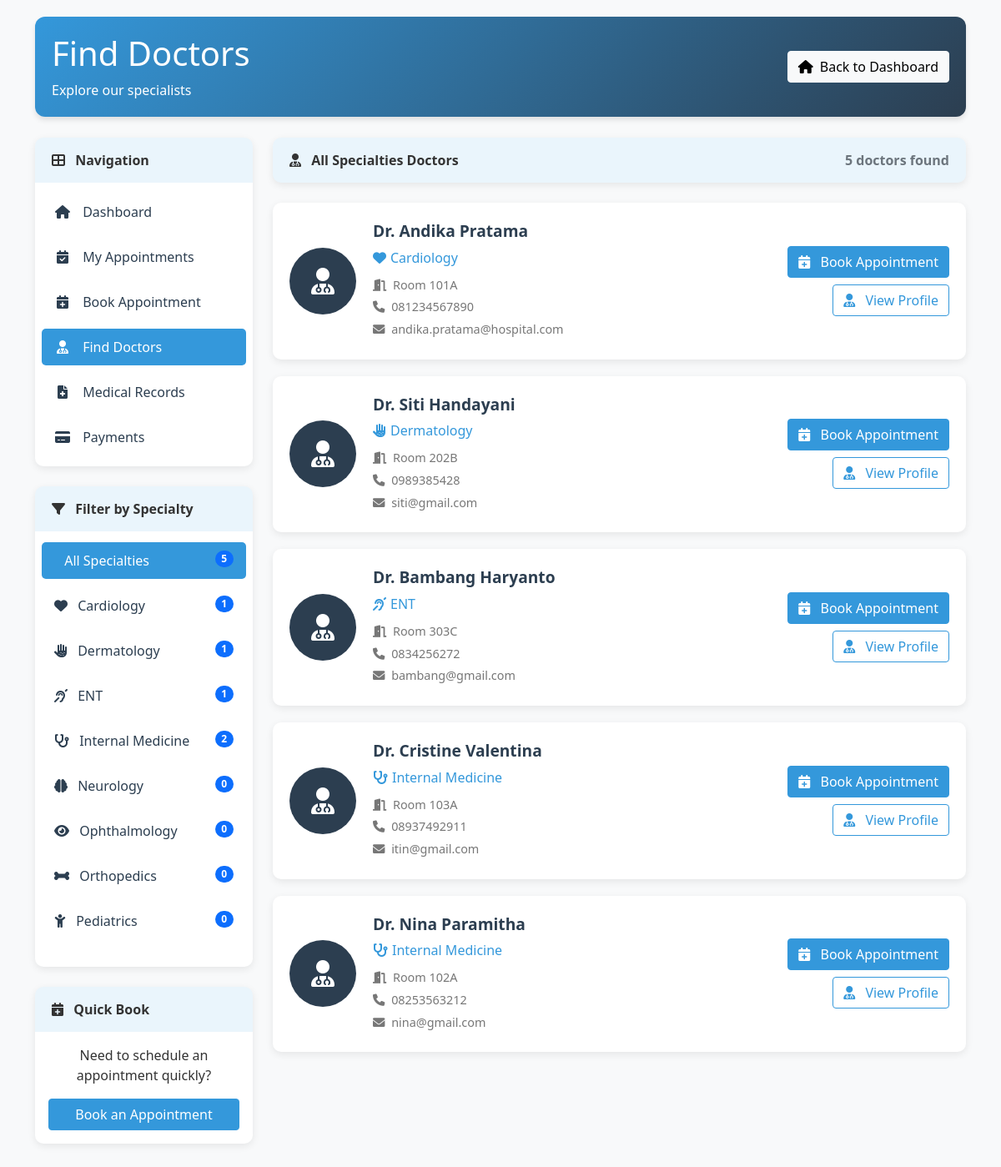
The app's page /find_doctor.php (signed in) with its own data.
### tables this page shows
CREATE TABLE `specialties` (
  `specialty_id` int(11) NOT NULL,
  `name` varchar(100) NOT NULL
);

CREATE TABLE `doctors` (
  `doctor_id` int(11) NOT NULL,
  `name` varchar(100) NOT NULL,
  `specialty_id` int(11) NOT NULL,
  `room_number` varchar(20) NOT NULL,
  `phone` varchar(20) NOT NULL,
  `email` varchar(100) NOT NULL,
  `username` varchar(50) NOT NULL,
  `password` varchar(255) NOT NULL,
  `created_at` timestamp NOT NULL DEFAULT current_timestamp()
);

### find_doctor.php (the view, shortened to what this page needs)
<?php
require_once "config.php";
$sql = "SELECT specialty_id, name FROM specialties ORDER BY name";
if($stmt = mysqli_prepare($conn, $sql)){
    if(mysqli_stmt_execute($stmt)){
        $specialties_result = mysqli_stmt_get_result($stmt);
    }
}
$selected_specialty = null;
$specialty_name = "All Specialties";
$doctors = [];
if(isset($_GET['specialty']) && !empty($_GET['specialty'])){
    $selected_specialty = $_GET['specialty'];
    $sql = "SELECT name FROM specialties WHERE specialty_id = ?";
    if($stmt = mysqli_prepare($conn, $sql)){
        mysqli_stmt_bind_param($stmt, "i", $selected_specialty);
        if(mysqli_stmt_execute($stmt)){
            $specialty_result = mysqli_stmt_get_result($stmt);
            if(mysqli_num_rows($specialty_result) == 1){
                $specialty_row = mysqli_fetch_array($specialty_result);
                $specialty_name = $specialty_row['name'];
            }
        }
        mysqli_stmt_close($stmt);
    }
    $sql = "SELECT d.doctor_id, d.name, s.name as specialty_name, s.specialty_id,
                   d.room_number, d.phone, d.email
            FROM doctors d
            JOIN specialties s ON d.specialty_id = s.specialty_id
            WHERE d.specialty_id = ?
            ORDER BY d.name";
    if($stmt = mysqli_prepare($conn, $sql)){
        mysqli_stmt_bind_param($stmt, "i", $selected_specialty);
        if(mysqli_stmt_execute($stmt)){
            $doctors_result = mysqli_stmt_get_result($stmt);
            while($doctor = mysqli_fetch_array($doctors_result)){
                $doctors[] = $doctor;
            }
        }
        mysqli_stmt_close($stmt);
    }
} else {
    $sql = "SELECT d.doctor_id, d.name, s.name as specialty_name, s.specialty_id,
                   d.room_number, d.phone, d.email
            FROM doctors d
            JOIN specialties s ON d.specialty_id = s.specialty_id
            ORDER BY s.name, d.name";
    if($stmt = mysqli_prepare($conn, $sql)){
        if(mysqli_stmt_execute($stmt)){
            $doctors_result = mysqli_stmt_get_result($stmt);
            while($doctor = mysqli_fetch_array($doctors_result)){
                $doctors[] = $doctor;
            }
        }
    }
}
$specialty_icons = [
    'Cardiology' => 'fa-heart',
    'Neurology' => 'fa-brain',
    'Orthopedics' => 'fa-bone',
    'Pediatrics' => 'fa-child',
    'Dermatology' => 'fa-allergies',
    'Internal Medicine' => 'fa-stethoscope',
    'Ophthalmology' => 'fa-eye',
    'ENT' => 'fa-ear-deaf',
    'General' => 'fa-user-md'
];
?>
<!DOCTYPE html>
<html lang="en">
<head>
    <link rel="stylesheet" href="https://cdnjs.cloudflare.com/ajax/libs/bootstrap/5.1.3/css/bootstrap.min.css">
    <link rel="stylesheet" href="https://cdnjs.cloudflare.com/ajax/libs/font-awesome/6.0.0-beta3/css/all.min.css">
</head>
<body>
    <div class="container">
        <div class="dashboard-header">
            <div class="row align-items-center">
                <div class="col-md-6">
                    <h1>Find Doctors</h1>
                    <p class="mb-0">Explore our specialists <?php echo $selected_specialty ? 'in ' . htmlspecialchars($specialty_name) : ''; ?></p>
                </div>
                <div class="col-md-6 text-md-end">
                    <a href="patient_dashboard.php" class="btn btn-light"><i class="fas fa-home me-2"></i>Back to Dashboard</a>
                </div>
            </div>
        </div>
        <div class="row">
            <div class="col-lg-3 mb-4">
                <div class="card">
                    <div class="card-header">
                        <i class="fas fa-th-large me-2"></i> Navigation
                    </div>
                    <div class="card-body p-2">
                        <div class="nav flex-column nav-pills">
                            <a class="nav-link" href="patient_dashboard.php">
                                <i class="fas fa-home nav-icon"></i> Dashboard
                            </a>
                            <a class="nav-link" href="appointments.php">
                                <i class="fas fa-calendar-check nav-icon"></i> My Appointments
                            </a>
                            <a class="nav-link" href="book_appointment.php">
                                <i class="fas fa-calendar-plus nav-icon"></i> Book Appointment
                            </a>
                            <a class="nav-link active" href="find_doctors.php">
                                <i class="fas fa-user-md nav-icon"></i> Find Doctors
                            </a>
                            <a class="nav-link" href="medical_records.php">
                                <i class="fas fa-file-medical nav-icon"></i> Medical Records
                            </a>
                            <a class="nav-link" href="payments.php">
                                <i class="fas fa-credit-card nav-icon"></i> Payments
                            </a>
                        </div>
                    </div>
                </div>
                <div class="card mt-4">
                    <div class="card-header">
                        <i class="fas fa-filter me-2"></i> Filter by Specialty
                    </div>
                    <div class="card-body p-2">
                        <div class="nav flex-column nav-pills specialty-filter">
                            <a class="nav-link <?php echo !$selected_specialty ? 'active' : ''; ?>" href="find_doctors.php">
                                <i class="fas fa-users-medical me-2"></i> All Specialties
                                <span class="badge bg-primary rounded-pill float-end"><?php echo count($doctors); ?></span>
                            </a>
                            <?php
                            if(isset($specialties_result) && mysqli_num_rows($specialties_result) > 0):
                                mysqli_data_seek($specialties_result, 0);
                                while($specialty = mysqli_fetch_array($specialties_result)):
                                    $icon = isset($specialty_icons[$specialty['name']]) ? $specialty_icons[$specialty['name']] : 'fa-user-md';
                                    $count_sql = "SELECT COUNT(*) as count FROM doctors WHERE specialty_id = ?";
                                    $doctor_count = 0;
                                    if($count_stmt = mysqli_prepare($conn, $count_sql)){
                                        mysqli_stmt_bind_param($count_stmt, "i", $specialty['specialty_id']);
                                        if(mysqli_stmt_execute($count_stmt)){
                                            $count_result = mysqli_stmt_get_result($count_stmt);
                                            if($count_row = mysqli_fetch_assoc($count_result)){
                                                $doctor_count = $count_row['count'];
                                            }
                                        }
                                    }
                            ?>
                                <a class="nav-link <?php echo $selected_specialty == $specialty['specialty_id'] ? 'active' : ''; ?>" href="find_doctors.php?specialty=<?php echo $specialty['specialty_id']; ?>">
                                    <i class="fas <?php echo $icon; ?> me-2"></i> <?php echo htmlspecialchars($specialty['name']); ?>
                                    <span class="badge bg-primary rounded-pill float-end"><?php echo $doctor_count; ?></span>
                                </a>
                            <?php
                                endwhile;
                            endif;
                            ?>
                        </div>
                    </div>
                </div>
                <div class="card mt-4">
                    <div class="card-header">
                        <i class="fas fa-calendar-plus me-2"></i> Quick Book
                    </div>
                    <div class="card-body text-center">
                        <p>Need to schedule an appointment quickly?</p>
                        <a href="book_appointment.php" class="btn btn-primary w-100">Book an Appointment</a>
                    </div>
                </div>
            </div>
            <div class="col-lg-9">
                <div class="card mb-4">
                    <div class="card-header d-flex justify-content-between align-items-center">
                        <span>
                            <i class="fas fa-user-md me-2"></i> <?php echo htmlspecialchars($specialty_name); ?> Doctors
                        </span>
                        <span class="text-muted"><?php echo count($doctors); ?> doctors found</span>
                    </div>
                </div>
                <?php if(count($doctors) > 0): ?>
                    <?php foreach($doctors as $doctor):
                        $icon = isset($specialty_icons[$doctor['specialty_name']]) ? $specialty_icons[$doctor['specialty_name']] : 'fa-user-md';
                    ?>
                        <div class="doctor-card">
                            <div class="doctor-avatar">
                                <i class="fas fa-user-md"></i>
                            </div>
                            <div class="doctor-info">
                                <div class="doctor-name">Dr. <?php echo htmlspecialchars($doctor['name']); ?></div>
                                <div class="doctor-specialty">
                                    <i class="fas <?php echo $icon; ?>"></i>
                                    <?php echo htmlspecialchars($doctor['specialty_name']); ?>
                                </div>
                                <div class="doctor-details">
                                    <i class="fas fa-door-open me-1"></i> Room <?php echo htmlspecialchars($doctor['room_number']); ?>
                                </div>
                                <?php if(!empty($doctor['phone'])): ?>
                                <div class="doctor-details">
                                    <i class="fas fa-phone me-1"></i> <?php echo htmlspecialchars($doctor['phone']); ?>
                                </div>
                                <?php endif; ?>
                                <?php if(!empty($doctor['email'])): ?>
                                <div class="doctor-details">
                                    <i class="fas fa-envelope me-1"></i> <?php echo htmlspecialchars($doctor['email']); ?>
                                </div>
                                <?php endif; ?>
                            </div>
                            <div class="doctor-actions">
                                <a href="book_appointment.php?doctor=<?php echo $doctor['doctor_id']; ?>" class="btn btn-primary mb-2">
                                    <i class="fas fa-calendar-plus me-2"></i> Book Appointment
                                </a>
                                <a href="doctor_profile.php?id=<?php echo $doctor['doctor_id']; ?>" class="btn btn-outline-primary">
                                    <i class="fas fa-user-md me-2"></i> View Profile
                                </a>
                            </div>
                        </div>
                    <?php endforeach; ?>
                <?php else: ?>
                    <div class="alert alert-info">
                        <i class="fas fa-info-circle me-2"></i> No doctors found for this specialty. Please select another specialty.
                    </div>
                <?php endif; ?>
            </div>
        </div>
    </div>
</body>
</html>

### find_doctor.php (style rules this page uses)
:root { --primary-color: #3498db; --secondary-color: #2c3e50; --success-color: #2ecc71; --warning-color: #f39c12; --danger-color: #e74c3c; --light-color: #ecf0f1; --dark-color: #2c3e50; }
body { font-family: 'Segoe UI', Tahoma, Geneva, Verdana, sans-serif; background-color: #f8f9fa; color: #333; padding-top: 20px; padding-bottom: 40px; }
.dashboard-header { background: linear-gradient(135deg, var(--primary-color), var(--secondary-color)); color: white; border-radius: 12px; padding: 20px; margin-bottom: 25px; box-shadow: 0 4px 6px rgba(0, 0, 0, 0.1); }
.nav-pills .nav-link.active { background-color: var(--primary-color); }
.nav-pills .nav-link { color: var(--secondary-color); border-radius: 5px; padding: 10px 15px; margin: 5px 0; transition: all 0.3s ease; }
.nav-icon { margin-right: 10px; width: 20px; text-align: center; }
.card { border: none; border-radius: 10px; box-shadow: 0 3px 10px rgba(0, 0, 0, 0.08); transition: transform 0.3s ease; margin-bottom: 20px; overflow: hidden; }
.card-header { font-weight: 600; background-color: rgba(52, 152, 219, 0.1); border-bottom: none; padding: 15px 20px; }
.doctor-card { padding: 20px; border-radius: 10px; background-color: white; box-shadow: 0 3px 10px rgba(0, 0, 0, 0.08); transition: transform 0.3s ease; margin-bottom: 20px; display: flex; align-items: center; }
.doctor-avatar { width: 80px; height: 80px; border-radius: 50%; background-color: var(--secondary-color); color: white; display: flex; align-items: center; justify-content: center; font-size: 2rem; margin-right: 20px; flex-shrink: 0; }
.doctor-info { flex-grow: 1; }
.doctor-name { font-weight: 600; font-size: 1.2rem; color: var(--secondary-color); margin-bottom: 5px; }
.doctor-specialty { color: var(--primary-color); font-weight: 500; margin-bottom: 10px; display: flex; align-items: center; }
.doctor-specialty i { margin-right: 5px; }
.doctor-details { color: #777; font-size: 0.9rem; margin-bottom: 5px; }
.doctor-actions { margin-left: 20px; display: flex; flex-direction: column; justify-content: center; align-items: flex-end; }
.btn-primary { background-color: var(--primary-color); border-color: var(--primary-color); }
.btn-outline-primary { color: var(--primary-color); border-color: var(--primary-color); }
.specialty-filter { margin-bottom: 20px; }

### records on screen
specialties: name "Cardiology", doctor_count "1"
specialties: name "Dermatology", doctor_count "1"
specialties: name "ENT", doctor_count "1"
specialties: name "Internal Medicine", doctor_count "2"
specialties: name "Neurology", doctor_count "0"
specialties: name "Ophthalmology", doctor_count "0"
specialties: name "Orthopedics", doctor_count "0"
specialties: name "Pediatrics", doctor_count "0"
doctors: name "Andika Pratama", specialty.name "Cardiology", room_number "101A", phone "081234567890", email "andika.pratama@hospital.com"
doctors: name "Siti Handayani", specialty.name "Dermatology", room_number "202B", phone "0989385428", email "siti@gmail.com"
doctors: name "Bambang Haryanto", specialty.name "ENT", room_number "303C", phone "0834256272", email "bambang@gmail.com"
doctors: name "Cristine Valentina", specialty.name "Internal Medicine", room_number "103A", phone "08937492911", email "itin@gmail.com"
doctors: name "Nina Paramitha", specialty.name "Internal Medicine", room_number "102A", phone "08253563212", email "nina@gmail.com"

### other values on screen
count($doctors) "5"
$specialty_name "All Specialties"
